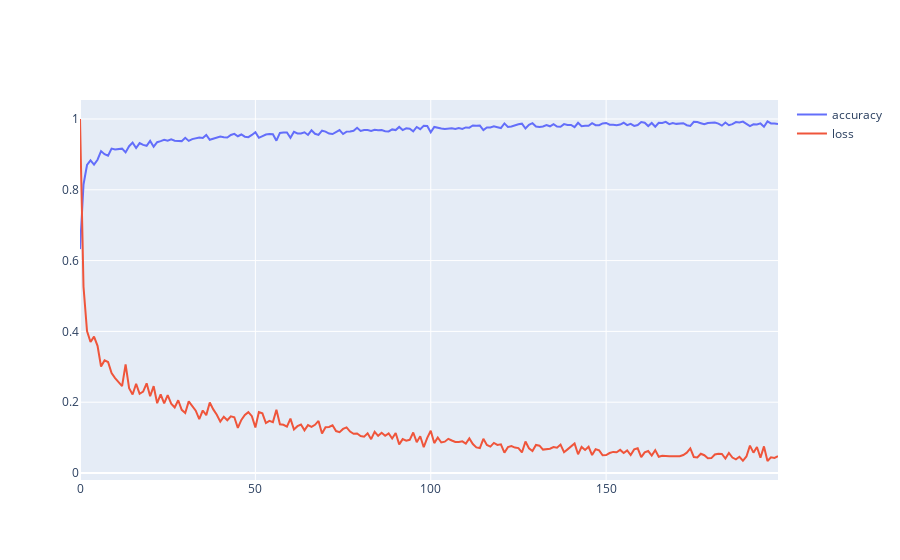

Here is the notebook cell this chart was saved with:
### Code cell
# Now train the model
hidden_layer_sizes = [10]
num_features = len(train_data_features_list[0])
num_classifications = 10
num_iterations = 10000
batch_size = 32
model = rust_machine_learning.BasicNeuralNetwork(hidden_layer_sizes, num_features, num_classifications)

# Set the optimizer
learning_rate = 1e-1
beta1 = 0.9
beta2 = 0.999
# model.set_optimizer_stochastic_gradient_descent(learning_rate)
# model.set_optimizer_momentum(learning_rate, beta1)
# model.set_optimizer_adagrad(learning_rate)
# model.set_optimizer_RMSProp(learning_rate, beta2)
model.set_optimizer_adam(learning_rate, beta1, beta2)

# Train the model
model.train(train_data_features_list, train_data_labels, num_iterations, batch_size)

# Graph performance info
performance_info = model.get_performance_info()
graph_accuracy_loss(performance_info)

### Figure 1 — Plotly figure (JSON) as saved in the notebook; plotly's stock layout.template omitted (floating-point values rounded to 4 significant figures; data arrays with more than 128 entries replaced by an {"elided": "..."} marker saying what was removed)
{"data": [{"mode": "lines", "name": "accuracy", "type": "scatter", "x": {"elided": "200 int values"}, "y": {"elided": "200 float values"}}, {"mode": "lines", "name": "loss", "type": "scatter", "x": {"elided": "200 int values"}, "y": {"elided": "200 float values"}}], "layout": {}}
